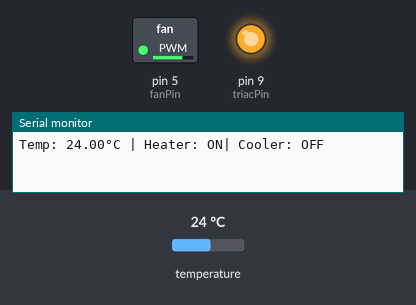
Simulated run of this sketch. Board: Arduino Uno, built with avr-gcc and run on an emulated ATmega328P. On the bench: switched loads named in the sketch (green lamp = pin HIGH), output pins drawn as LEDs (lit = HIGH), the last lines printed to the serial monitor. Inputs (shaded band) come from the test bench; at power-on: temperature 24 °C.

Above: at 5.8 s.
5.9 s: temperature set to 39.6 °C
At 6.44 s:
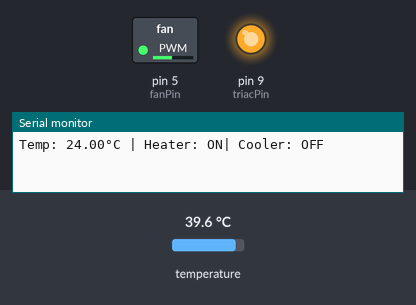
11.3 s: temperature set to 40.8 °C
At 16.6 s:
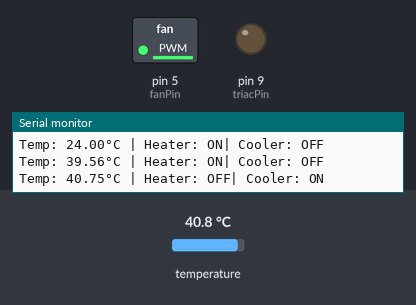
16.7 s: temperature set to 12 °C
At 21.1 s:
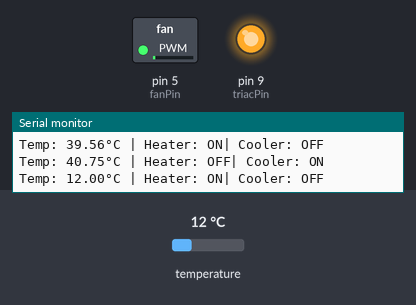
Timing chart, 0 to 28.1 s (numbered marks = the images above; inputs shaded):
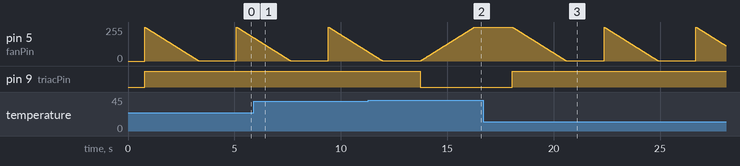

Measured:
- the behaviour switches between 39.9 and 40 °C on temperature (found by bisection; images 1 and 2)
- after the input at 11.3 s, pin 9 (triacPin): HIGH → LOW after 2.4 s
- after the input at 16.7 s, pin 9 (triacPin): LOW → HIGH after 1.4 s

The sketch:

ON_OFF_TC_OK.ino
```cpp
#include <OneWire.h>
#include <DallasTemperature.h>

// DS18B20 Setup
#define ONE_WIRE_BUS 8
OneWire oneWire(ONE_WIRE_BUS);
DallasTemperature sensors(&oneWire);

// TRIAC Control
const int triacPin = 9;  // PWM pin for TRIAC trigger
float setpoint = 40.0;   // Desired temperature (°C)
const int fanPin = 5;   // fan COOLER


void setup() {
  pinMode(triacPin, OUTPUT);
  pinMode(fanPin, OUTPUT);
  sensors.begin();
  Serial.begin(9600);
}

void loop() {
  sensors.requestTemperatures();
  float temperature = sensors.getTempCByIndex(0);

  // Simple On/Off Control
  if (temperature < setpoint) {
    analogWrite(triacPin, 255); // Full power HEATER
    for (int i=255; i>0; i--){  // Turn off COOLER
      analogWrite(fanPin, i);
      delay(10);
    }
  } else {
    analogWrite(triacPin, 0);   // Turn off HEATER
    for (int i=0; i<255; i++){  // Turn on COOLER
      analogWrite(fanPin, i);
      delay(10);
    }
  }

  // Serial Monitor Output
  Serial.print("Temp: ");
  Serial.print(temperature);
  Serial.print("°C | Heater: ");
  Serial.print(temperature < setpoint ? "ON" : "OFF");
  Serial.print("| Cooler: ");
  Serial.println(temperature < setpoint ? "OFF" : "ON");
  delay(1000);
}
```
